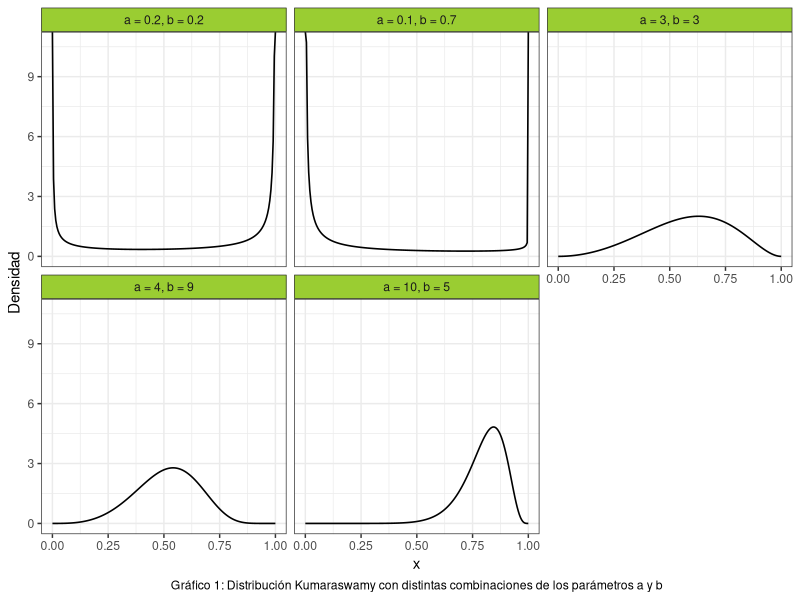
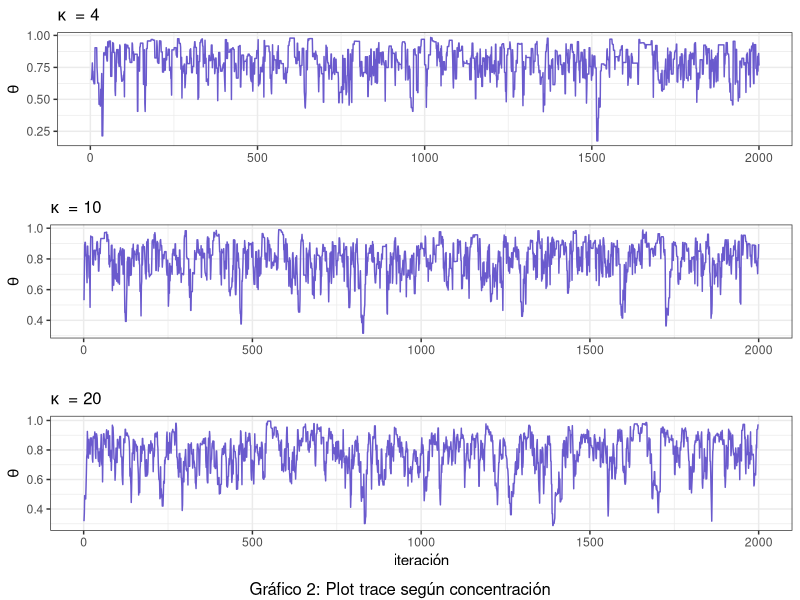
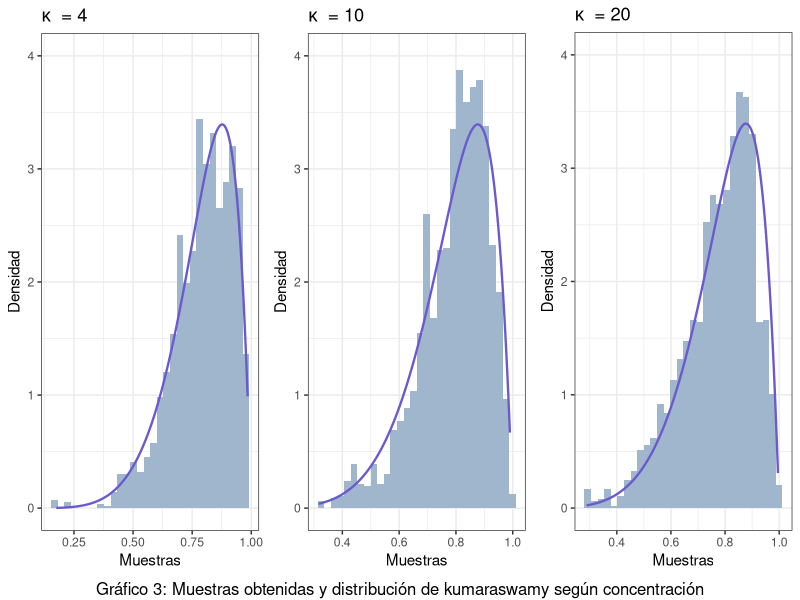
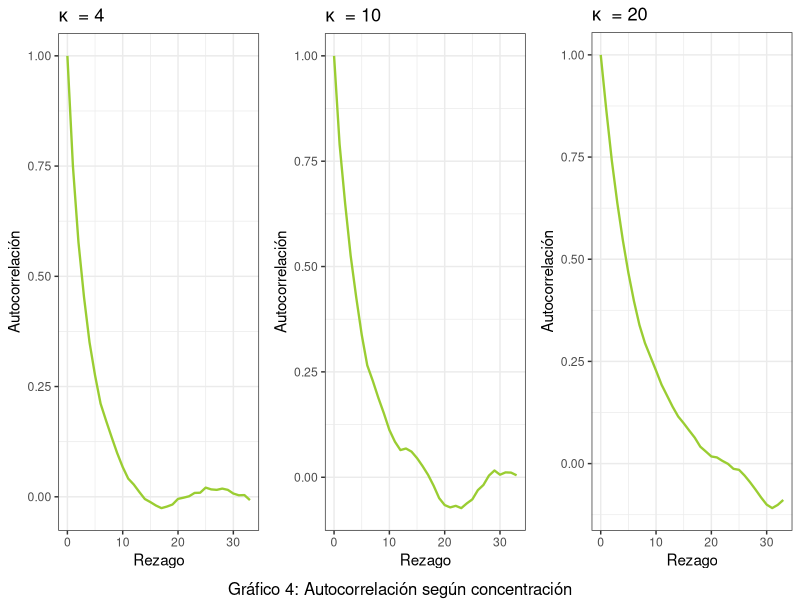
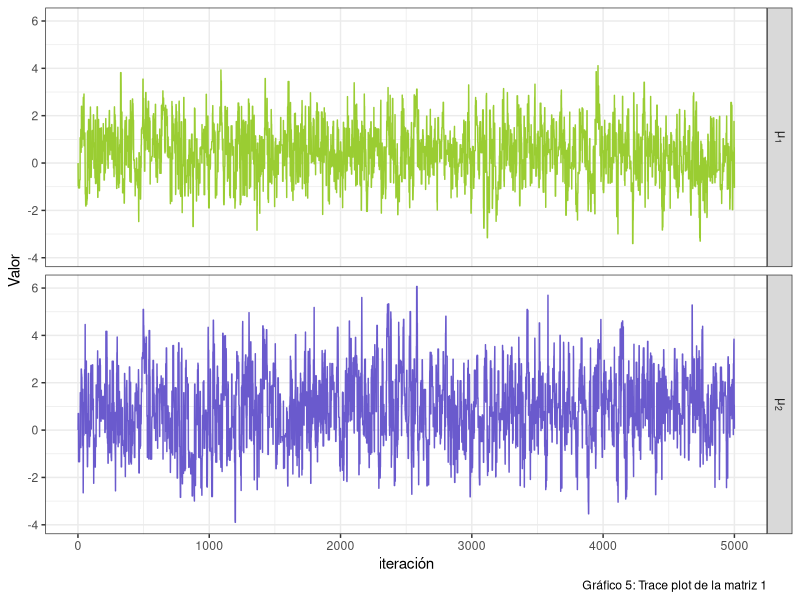
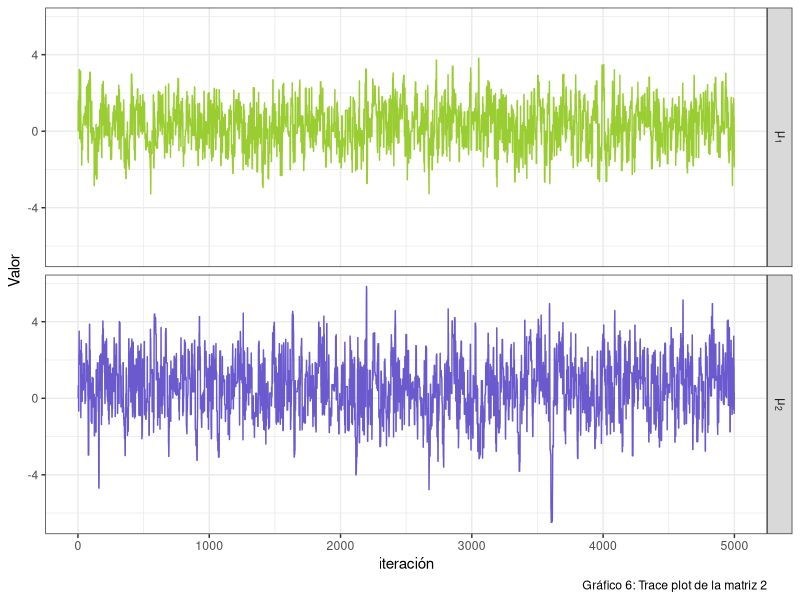
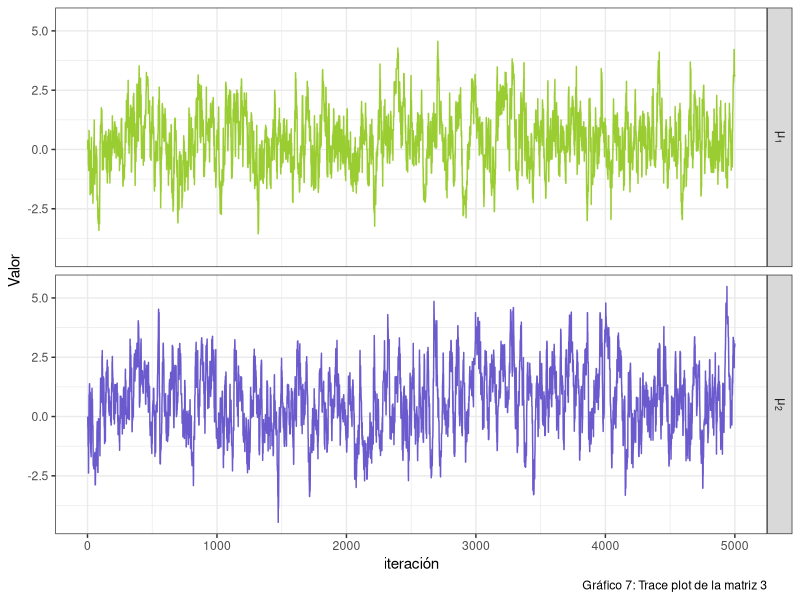
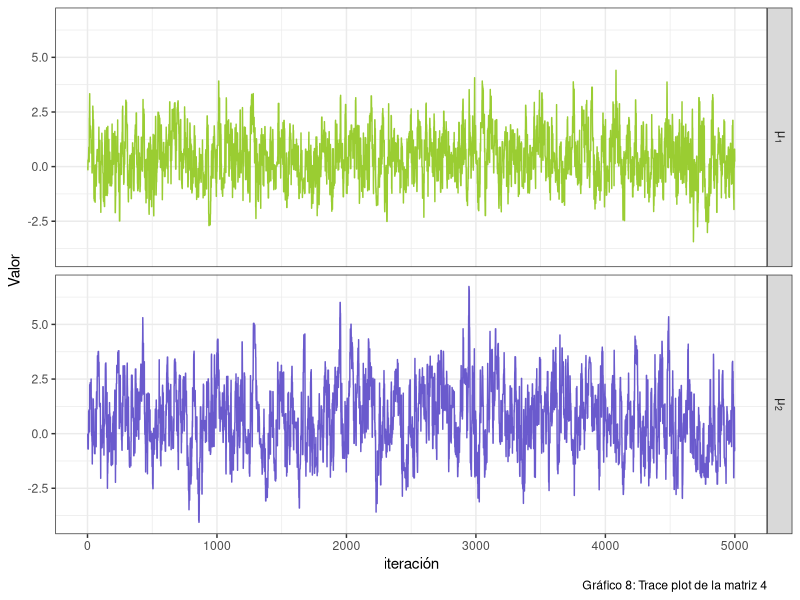

Reproduce these figures in R, in order.
## ---- chunk 1
#Librerias
library(ggplot2)
library(dplyr)
library(gridExtra)
library(kableExtra)
library(stats)
library(mvtnorm)
set.seed(394)
## ---- chunk 2
# Función de Metropolis-Hastings

cant_saltos <- 0  # se inicia en 0 el contador de saltos

sample_mh <- function(d_objetivo, r_propuesta, d_propuesta, p_inicial, n) {
  muestras <- matrix(nrow = n, ncol = length(p_inicial))
  muestras[1, ] <- p_inicial
  
  for(i in 2:n) {
    p_actual <- muestras[i-1,]
    p_nuevo <- r_propuesta(p_actual)
    
    f_nuevo <- d_objetivo(p_nuevo)
    f_actual <- d_objetivo(p_actual)
    
    q_actual <- d_propuesta(p_actual, mean = p_nuevo)
    q_nuevo <- d_propuesta(p_nuevo, mean = p_actual)
    
    alpha <- min(1, (f_nuevo/f_actual)*(q_actual/q_nuevo))
    aceptar <- rbinom(1, 1, alpha)
    
    if(aceptar) { 
      muestras[i,] <- p_nuevo
      cant_saltos <- cant_saltos + 1
      
    } else {
      muestras[i,] <- p_actual
    }
  }
  
  if (ncol(muestras) == 1) {
    muestras <- as.vector(muestras)
  } 
  return(list(muestras=muestras,cant_saltos=cant_saltos))
}

## ---- chunk 3
#Punto 2
# Crear grilla para los valores de "x"
grid_n <- 200
x_grid <- seq(0, 1, length.out = grid_n)

kumaraswamy <- function(x, a, b){
  a*b*(x^(a-1))*((1-(x^a))^(b-1))
}

a <- c(0.2, 0.1, 3, 4, 10)
b <- c(0.2, 0.7, 3, 9, 5)


#Creamos un data frame para graficar la distribución de Kumaraswamy:

data1 <- data.frame(
  Funcion = as.factor(rep(1:5, each = grid_n)),
  Densidad = numeric(5 * grid_n),
  Grilla = rep(x_grid, times = 5)
) 

# Completamos el data frame con las densidades:
for(i in 1:5) {
    indices <- seq(from = 1 + (i - 1) * 200, to = 200 + (i - 1) * 200)
    data1$Densidad[indices] <- kumaraswamy(x_grid, a[i], b[i])
}

# Cambiamos las etiquetas de las variables para mejorar el gráfico
levels(data1$Funcion) <- c("a = 0.2, b = 0.2",
                           "a = 0.1, b = 0.7",
                           "a = 3, b = 3",
                           "a = 4, b = 9",
                           "a = 10, b = 5")

ggplot(data = data1, aes(x = Grilla, y = Densidad)) +
  geom_line(size = 0.55) +
  facet_wrap(~Funcion) +
  theme_bw() +
  labs(x = "x",
       caption = "Gráfico 1: Distribución Kumaraswamy con distintas combinaciones de los parámetros a y b") + 
  theme(
    strip.background = element_rect(fill = "olivedrab3"),
    plot.caption = element_text(hjust = 0.5)
  )

## ---- chunk 4
#Punto 3
n3 <- 2000
concentracion3 <- c(4,10,20)
tabla3 <- data.frame ( 
  concentracion = rep(concentracion3, each = 2000),
  muestra = numeric(6000)
  )
tasa3 <- numeric(3)

for (i in 1:3) {
#Funciones a usar
d_objetivo3 <- function(x) kumaraswamy(x, 6, 2)
d_propuesta3 <- function(x, mean) dbeta(x, shape1 = mean * concentracion3[i], shape2 = (1-mean) * concentracion3[i])
r_propuesta3 <- function(x) rbeta(1, shape1 = x * concentracion3[i], shape2 = (1-x) * concentracion3[i])
#Donde x hace referencia a mu

p_inicial3 <- rbeta(1,shape1=2,shape2=2)
funcion3 <- sample_mh(d_objetivo3, r_propuesta3, d_propuesta3, p_inicial3, n3)
indices <- seq(from = 1 + (i - 1) * 2000, to = 2000 + (i - 1) * 2000)
tabla3$muestra[indices] <- funcion3$muestras

tasa3[i] <- funcion3$cant_saltos/n3
} 

#Tasa de aceptacion
  data.frame(
  Concentracion = c("4","10","20"),
  Tasa = round(tasa3, digits = 2)
) %>%
  kable(align = "c") %>%
  kable_styling(bootstrap_options = c("striped","hover","condensed"),
                latex_options = c("hold_position")) %>%
    add_header_above(c(" " = 1, "Tabla 1:Tasa de aceptación para cada concentración" = 1))
## ---- chunk 5

#Trace plots
plot_trace <- function(x){
  data.frame(x = seq_along(x), y = x) %>% 
    ggplot() +
    geom_line(aes(x = x, y = y), color = "slateblue")+
    theme_bw() +
    theme(plot.title = element_text(size = 12))
}

grafico3_2 <- plot_trace(tabla3$muestra[1:2000]) +
              labs(x = "", y = expression(theta), 
                   title = expression(kappa ~ " = 4"))
grafico3_3 <- plot_trace(tabla3$muestra[2001:4000]) +
              labs(x = "", y = expression(theta), 
                   title = expression(kappa ~ " = 10"))
grafico3_4 <- plot_trace(tabla3$muestra[4001:6000]) +
              labs(x = "iteración", y = expression(theta), 
                   title = expression(kappa ~ " = 20"))

grid.arrange(grafico3_2,grafico3_3,grafico3_4, nrow=3, bottom ="Gráfico 2: Plot trace según concentración")
## ---- chunk 6

#Histogramas
plot_hist <- function(x, d_objetivo3) {
  x_seq <- seq(min(x), max(x), length.out = n3)
  df_hist <- data.frame(x = x)
  df_line <- data.frame(x = x_seq, y = d_objetivo3(x_seq))
  
  ggplot(df_hist)+
    geom_histogram(aes(x = x, y =after_stat(density)), fill = "slategray3") +
    geom_line(aes(x = x, y = y), data = df_line, 
              color = "slateblue", size = 0.8) +
    ylim(c(0,4)) +
    theme_bw()
}

grafico3_5 <- plot_hist(tabla3$muestra[1:2000],d_objetivo3) +
  labs (x = "Muestras", y = "Densidad",
        title = expression(kappa ~ " = 4"))
grafico3_6 <- plot_hist(tabla3$muestra[2001:4000],d_objetivo3) +
  labs (x = "Muestras", y = "Densidad",
        title = expression(kappa ~ " = 10"))
grafico3_7 <- plot_hist(tabla3$muestra[4001:6000],d_objetivo3) +
  labs (x = "Muestras", y = "Densidad",
        title = expression(kappa ~ " = 20"))

grid.arrange(grafico3_5,grafico3_6,grafico3_7,nrow=1, bottom = "Gráfico 3: Muestras obtenidas y distribución de kumaraswamy según concentración")

## ---- chunk 7

#Graficos de autocorrelacion
plot_acf <- function(data, title) {
  acf_result <- acf(data, plot = FALSE)
  ggplot() +
    geom_line(aes(y = acf_result$acf, x = acf_result$lag), color = "olivedrab3", size = 0.8) +
    labs(title = title, x = "Rezago", y = "Autocorrelación") +
    theme_bw()
}


grafico3_8 <- plot_acf(tabla3$muestra[1:2000],
                       expression(kappa ~ " = 4"))
grafico3_9 <- plot_acf(tabla3$muestra[2001:4000], 
                       expression(kappa ~ " = 10"))
grafico3_10 <- plot_acf(tabla3$muestra[4001:6000], 
                        expression(kappa ~ " = 20"))

grid.arrange(grafico3_8,grafico3_9,grafico3_10,nrow=1,  bottom = "Gráfico 4: Autocorrelación según concentración")

## ---- chunk 8
#Punto 4
muestra4_1 <- tabla3$muestra[1:2000]
muestra4_2 <- tabla3$muestra[2001:4000]
muestra4_3 <- tabla3$muestra[4001:6000]

#Calculo de la media y los percentiles 5 y 95 para X:
data.frame(
  Muestra = c("1", "2", "3"),
  Concentración = c("k=4", "k=10", "k=20"),
  Medias = round(c(mean(muestra4_1), mean(muestra4_2), mean(muestra4_3)), digits = 2),
  Percentil_5 = round(c(quantile(muestra4_1, prob = c(0.05)),
                  quantile(muestra4_2, prob = c(0.05)),
                  quantile(muestra4_3, prob = c(0.05))
                  ), digits = 2),
  Percentil_95 = round(c(quantile(muestra4_1, prob = c(0.95)),
                  quantile(muestra4_2, prob = c(0.95)),
                  quantile(muestra4_3, prob = c(0.95))
                  ), digits = 2)
) %>%
  kable(align = "c", col.names = c("Muestra", "Concentración", "Media", "Percentil del 5%", "Percentil del 95%")) %>%
  kable_styling(bootstrap_options = c("striped","hover","condensed"),
                latex_options = c("hold_position")) %>%
  add_header_above(c(" " = 2, "Tabla 2: Media y percentiles de X" = 3))
## ---- chunk 9
#Cálculo de la media y los percentiles 5 y 95 para logit(X):
l_m1 <- log((muestra4_1/(1-muestra4_1)))
l_m2 <- log((muestra4_2/(1-muestra4_2)))
l_m3 <- log((muestra4_3/(1-muestra4_3)))



data.frame(
  Muestra = c("1", "2", "3"),
  Concentración = c("k=4", "k=10", "k=20"),
  Medias = round(c(mean(l_m1), mean(l_m2), mean(l_m3)), digits = 2),
  Percentil_5 = round(c(quantile(l_m1, prob = c(0.05)),
                  quantile(l_m2, prob = c(0.05)),
                  quantile(l_m3, prob = c(0.05))), digits = 2),
  Percentil_95 = round(c(quantile(l_m1, prob = c(0.95)),
                   quantile(l_m2, prob = c(0.95)),
                   quantile(l_m3, prob = c(0.95))), digits = 2)
  ) %>%
  kable(align = "c", col.names = c("Muestra", "Concentración", "Media", "Percentil del 5%", "Percentil del 95%")) %>%
  kable_styling(bootstrap_options = c("striped","hover","condensed"),
                latex_options = c("hold_position")) %>%
  add_header_above(c(" " = 2, "Tabla 3: Media y percentiles de logit(X)" = 3))
## ---- chunk 10
#Paso 7

# Funciones a utilizar

#1.Trace plot
plot_trace <- function(x, y) {
  n <- length(x)
  df <- data.frame(
    x = rep(1:n, 2),
    y = c(x,y),
    parametro = factor(rep(1:2, each = n), labels = c(expression(mu[1]), expression(mu[2]))) 
  )
  
  ggplot(df) +
    geom_line(aes(x = x, y = y, color = parametro)) +
    facet_wrap(~parametro, labeller = label_parsed,
               nrow = 2, strip.position = "right") +
    scale_color_manual(values = c("olivedrab3","slateblue")) +
    labs(x = "iteración", y = "Valor") +
    theme_bw()
}



#2. Número efectivo de muestras
n_eff <- function(muestras){
  S <- length(muestras)
  autocorr <- acf(muestras, plot = F, lag = Inf)$acf
  limite <- which((autocorr < 0.001))[1] #sumamos hasta ese valor
  denom <- 1 + 2 * sum(autocorr[2:limite])
  
  S/denom
  
}


n7 <- 5000
funcion7_1 <- function(matriz_cov) {
    d_objetivo7 <- function(x) dmvnorm(x,c(0.4,0.75),matrix(c(1.35,0.4,0.4,2.4),nrow=2))
    d_propuesta7 <- function(x, mean) dmvnorm(x,mean = mean ,sigma = matriz_cov)
    r_propuesta7 <- function(x) rmvnorm(1, mean = x, sigma = matriz_cov)  


funcion7 <- sample_mh(d_objetivo7,r_propuesta7,d_propuesta7,c(0,0),n7)
muestra7 <- funcion7$muestras
grafico7_1 <- plot_trace(muestra7[,1],muestra7[,2])
n_eff7_1 <- n_eff(muestra7[,1])
n_eff7_2 <- n_eff(muestra7[,2])
 return(list(grafico = grafico7_1, n1 = n_eff7_1, n2 = n_eff7_2,
             muestra7 = muestra7))

}

#Evalucación de diferentes matrices de variancia y covariancia
matriz1 <- funcion7_1(matrix(c(2, 0.5, 0.5, 3), nrow = 2))
matriz2 <- funcion7_1(matrix(c(2, 0, 0, 3), nrow = 2))
matriz3 <- funcion7_1(matrix(c(0.4, 0, 0, 0.4), nrow = 2))
matriz4 <- funcion7_1(matrix(c(1, 0, 0, 1), nrow = 2))
matriz5 <- funcion7_1(matrix(c(5, 0, 0, 6), nrow = 2))

matriz1$grafico + labs(caption = "Gráfico 5: Trace plot de la matriz 1") +
    theme(legend.position = "none")
matriz2$grafico + labs(caption = "Gráfico 6: Trace plot de la matriz 2") +
    theme(legend.position = "none")
matriz3$grafico + labs(caption = "Gráfico 7: Trace plot de la matriz 3") +
    theme(legend.position = "none")
matriz4$grafico + labs(caption = "Gráfico 8: Trace plot de la matriz 4") +
    theme(legend.position = "none")
matriz5$grafico + labs(caption = "Gráfico 9: Trace plot de la matriz 5") +
    theme(legend.position = "none")

## ---- chunk 11

data.frame(
  Matriz = c("1", "2", "3", "4", "5"),
  Num_efectivo_p1 = round(c(matriz1$n1, matriz2$n1, matriz3$n1, matriz4$n1, matriz5$n1), digits = 2),
  Num_efectivo_p2 = round(c(matriz1$n2, matriz2$n2, matriz3$n2, matriz4$n2, matriz5$n2), digits = 2)
  ) %>%
  kable(align = "c",col.names = c("Matriz", "mu_1", "mu_2")) %>%
  kable_styling(bootstrap_options = c("striped","hover","condensed"),
                latex_options = c("hold_position")) %>%
  add_header_above(c(" " = 1,"Tabla 4: Números efectivos de muestras para\ncada matriz y cada parámetro" = 2))

#Nos quedamos con la ultima matriz.
## ---- chunk 12
#Punto 8: se calculan las probabilidades con la última matriz de var y cov.
muestra7 <- as.data.frame(matriz5$muestra7)
colnames(muestra7) <- c("X", "Y")

#Probabilidades estimadas
#Probabilidad n°1:
prob1 <- muestra7 %>% 
  filter(X > 1) %>% 
  count(Y < 0)

p1 <- prob1$n[2]/(n7)


#Probabilidad n°2:
prob2 <- muestra7 %>% 
  filter(X > 1) %>% 
  count(Y > 2)

p2 <- prob2$n[2]/(n7)



#Probabilidad n°3:
prob3 <- muestra7 %>% 
  filter(X > 0.4) %>% 
  count(Y > 0.75)

p3 <- prob3$n[2]/(n7)



#Probabilidades reales:

#Probabilidad n°1:
p4 <- pmvnorm(lower = c(1, -Inf), upper = c(Inf, 0), 
        mean = c(0.4, 0.75), sigma = matrix(c(1.35, 0.4, 0.4, 2.4), nrow = 2))

#Cómo funcionan "lower" y "upper"? 
#"lower" es un vector que indica los limites inferiores de cada variable: 1 para X y -Infinito para Y; "upper" funciona de manera igual.


#Probabilidad n°2:
p5 <- pmvnorm(lower = c(1, 2), upper = c(Inf, Inf), 
        mean = c(0.4, 0.75), sigma = matrix(c(1.35, 0.4, 0.4, 2.4), nrow = 2))



#Probabilidad n°3:
p6 <- pmvnorm(lower = c(0.4, 0.75), upper = c(Inf, Inf), 
        mean = c(0.4, 0.75), sigma = matrix(c(1.35, 0.4, 0.4, 2.4), nrow = 2))

data.frame (
  Probabilidad = c("i","ii","iii"),
  Estimada = round(c(p1,p2,p3), digits = 2),
  Real = round(c(p4,p5,p6), digits = 2)
) %>%
  kable(align = "c") %>%
  kable_styling(bootstrap_options = c("striped","hover","condensed"),
                latex_options = c("hold_position")) %>%
  add_header_above(c(" " = 1, "Tabla 5: Probabilidades estimadas y reales" = 2))
## ---- chunk 13
#Punto 9

p_estrella <- function(x, a, b){
  exp(-((((a - x[1])^2) + b * ((x[2] - x[1])^2))^2))
}



n9 <- 5000

funcion9_1 <- function(matriz_cov) {
    d_objetivo9 <- function(x) p_estrella(x, 0.5, 5)
    d_propuesta9 <- function(x, mean) dmvnorm(x, mean = mean, sigma = matriz_cov)
    r_propuesta9 <- function(x) rmvnorm(1, mean = x, sigma = matriz_cov)  
    
    funcion9 <- sample_mh(d_objetivo9,r_propuesta9,d_propuesta9,c(0,0),n9)
    muestra9 <- funcion9$muestras
    grafico9_1 <- plot_trace(muestra9[,1],muestra9[,2])
    
    n_eff9_1 <- n_eff(muestra9[,1])
    n_eff9_2 <- n_eff(muestra9[,2])
    tasa9 <- funcion9$cant_saltos/n9
    autocorr_1 <- acf(muestra9[,1], plot = F)
    autocorr_2 <- acf(muestra9[,2], plot = F)
    
    return(list(grafico = grafico9_1, n1 = n_eff9_1, n2 = n_eff9_2,
             muestra9 = muestra9, tasa9 = tasa9, autocorr_p1 = autocorr_1,
             autocorr_p2 = autocorr_2))

}


matriz1 <- funcion9_1(matrix(c(0.3, 0.1, 0.1, 0.2), nrow = 2))
matriz2 <- funcion9_1(matrix(c(2, 0, 0, 2), nrow = 2))
matriz3 <- funcion9_1(matrix(c(4, 1, 1, 4), nrow = 2))



grafico9_1_1 <- ggplot()+
  geom_line(aes(y = matriz1$autocorr_p1$acf, x = matriz1$autocorr_p1$lag),
            color = "olivedrab3", size = 0.8) +
  theme_bw() +
  theme(plot.title = element_text(hjust = 0.5)) +
  labs (title = "Matiz 1 ", x = "Rezago", y = "Autocorrelación")

grafico9_1_2 <- ggplot()+
  geom_line(aes(y = matriz1$autocorr_p2$acf, x = matriz1$autocorr_p2$lag),
            color="slateblue", size = 0.8) +
  theme_bw() +
  theme(plot.title = element_text(hjust = 0.5)) +
  labs (title = "Matriz 1", x = "Rezago", y = "Autocorrelación")



grafico9_2_1 <- ggplot()+
  geom_line(aes(y = matriz2$autocorr_p1$acf, x = matriz2$autocorr_p1$lag),
            color = "olivedrab3", size = 0.8) +
  theme_bw() +
  theme(plot.title = element_text(hjust = 0.5)) +
  labs (title = "Matriz 2 ", x = "Rezago", y = "Autocorrelación")

grafico9_2_2 <- ggplot()+
  geom_line(aes(y = matriz2$autocorr_p2$acf, x = matriz2$autocorr_p2$lag),
            color = "slateblue", size = 0.8) +
  theme_bw()  +
  theme(plot.title = element_text(hjust = 0.5)) +
  labs (title = "Matriz 2", x = "Rezago", y = "Autocorrelación")

grafico9_3_1 <- ggplot()+
  geom_line(aes(y = matriz3$autocorr_p1$acf, x = matriz3$autocorr_p1$lag),
            color = "olivedrab3", size = 0.8) +
  theme_bw() +
  theme(plot.title = element_text(hjust = 0.5)) +
  labs (title = "Matriz 3", x = "Rezago", y = "Autocorrelación")


grafico9_3_2 <- ggplot()+
  geom_line(aes(y = matriz3$autocorr_p2$acf, x = matriz3$autocorr_p2$lag),
            color = "slateblue", size = 0.8) +
  theme_bw() +
  theme(plot.title = element_text(hjust = 0.5)) +
  labs (title = "Matriz 3", x = "Rezago", y = "Autocorrelación")
## ---- chunk 14
matriz1$grafico + theme(legend.position = "none") + ggtitle("Matriz 1") + labs(caption = "Gráfico 10: Plot trace de la matriz 1")
matriz3$grafico + labs(caption = "Gráfico 11: Plot trace de la matriz 3") + 
  theme(legend.position = "none") + ggtitle("Matriz 3")
## ---- chunk 15
data.frame(
  Matriz = c("1", "2", "3"),
  Tasa = round(c(matriz1$tasa9, matriz2$tasa9, matriz3$tasa9), digits = 2)
) %>%
  kable(align = "c", booktabs = TRUE) %>%
  kable_styling(bootstrap_options = c("striped","hover","condensed")) %>%
  add_header_above(c(" " = 1, "Tabla 6: Tasa de aceptación según matriz de variancias y covariancias" = 1))
## ---- chunk 16
grid.arrange(grafico9_1_1, grafico9_2_1, grafico9_3_1, ncol = 3, 
             bottom = "Gráfico 12: Autocorrelación de las muestras del parámetro a")
grid.arrange(grafico9_1_2, grafico9_2_2, grafico9_3_2, ncol = 3, 
             bottom = "Gráfico 13: Autocorrelación de las muestras del parámetro b")
## ---- chunk 17
#Punto 10
muestra9 <- as.data.frame(matriz1$muestra9)
colnames(muestra9) <- c("X", "Y")

#Probabilidades estimadas
#Probabilidad n°1:
prob1 <- muestra9 %>% 
  filter(X > 0 & X < 1 ) %>% 
  count(Y < 1 & Y > 0)

p1 <- prob1$n[2]/(n9)

#Probabilidad n°2:
prob2 <- muestra9 %>% 
  filter(X > -1 & X < 0 ) %>% 
  count(Y < 1 & Y > 0)

p2 <- prob2$n[2]/(n9)

#Probabilidad n°3:
prob3 <- muestra9 %>% 
  filter(X > 1 & X < 2 ) %>% 
  count(Y < 3 & Y > 2)

p3 <- prob3$n[2]/(n9)

p3 <- 0

## ---- chunk 18
# Punto 11
# Calculo P(0<X1<1, 0<X2<1)

k <- 10000
u <- matrix(runif(k*2), ncol = 2)
p_estrella_eval <- numeric(k)

for (i in 1:k) {
  p_estrella_eval[i] <- p_estrella(u[i,], 0.5, 5)
}

rdo_prob1 <- mean(p_estrella_eval)

# Calculo P(-1<X1<0, 0<X2<1)

u <- matrix(c(runif(k, min = -1, max = 0),
              runif(k, min = 0, max = 1)),
            ncol = 2)

for (i in 1:k) {
  p_estrella_eval[i] <- p_estrella(u[i,], 0.5, 5)
}

rdo_prob2 <- mean(p_estrella_eval)

# Calculo P(1<X1<2, 2<X2<3)

u <- matrix(c(runif(k, min = 1, max = 2),
              runif(k, min = 2, max = 3)),
            ncol = 2)

for (i in 1:k) {
  p_estrella_eval[i] <- p_estrella(u[i,], 0.5, 5)
}

rdo_prob3 <- mean(p_estrella_eval)
## ---- chunk 19
# Calculo de probabilidades con funcion integral2
p_estr <- function(x,y) exp(-((((0.5 - x)^2) + 5 * ((y - x)^2))^2))

library(pracma)

# Utilizando una función de R

prob_func <- numeric(3)
prob_func[1] <- integral2(p_estr, 0,1,0,1)$Q
prob_func[2] <- integral2(p_estr, -1,0,0,1)$Q
prob_func[3] <- integral2(p_estr, 1,2,2,3)$Q
## ---- chunk 20
data.frame (
  Probabilidad = c("i","ii","iii"),
  Muestra = round(c(p1,p2,p3), digits = 2),
  Monte_Carlo = round(c(rdo_prob1,rdo_prob2,rdo_prob3), digits = 2),
  func_int2 = round(prob_func, digits = 2)
) %>%
  kable(align = "c", col.names = c("Probabilidad", "Muestra", "Monte Carlo", "Función 'integral2'")) %>%
  kable_styling(bootstrap_options = c("striped","hover","condensed"),
                latex_options = c("hold_position")) %>%
  add_header_above(c(" " = 1, "Tabla 7: Probabilidades estimadas por distintos métodos" = 3))
